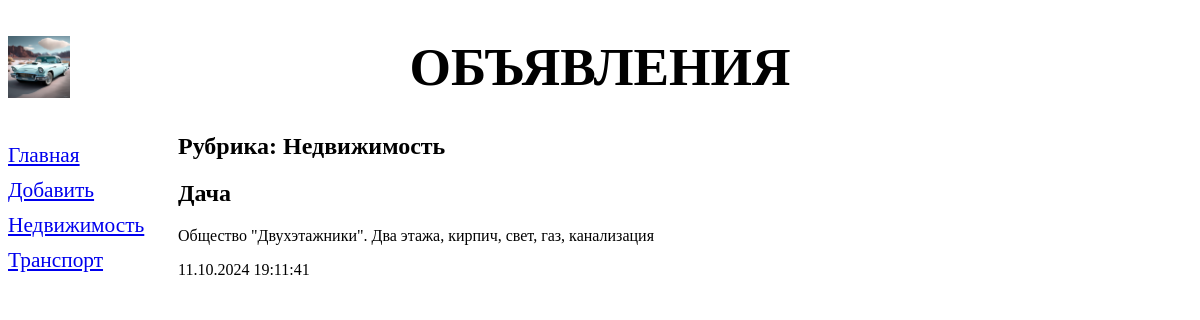
Page /bboard/1/ on the earlier database version.
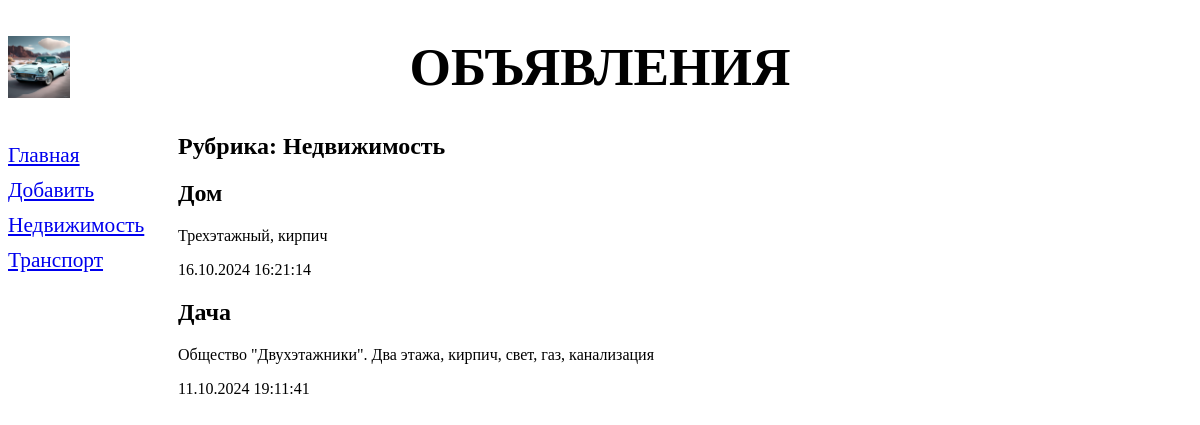
Same page on the later database version.
### bboard/models.py (models this page shows, shortened)
class Rubric(models.Model):
    name = models.CharField(max_length=20, db_index=True, verbose_name='Название')
    class Meta:
        verbose_name_plural ='Рубрики'
        verbose_name = 'Рубрика'
        ordering = ['name']

class Bb(models.Model):
    title = models.CharField(max_length=50, verbose_name='Название')
    content = models.TextField(verbose_name='Описание')
    price = models.FloatField(verbose_name='Цена')
    published = models.DateTimeField(auto_now_add=True, db_index=True, verbose_name='Опубликовано')
    rubric = models.ForeignKey('Rubric', null=True, on_delete=models.PROTECT, verbose_name='Рубрика')
    class Meta:
        verbose_name_plural = 'Объявления'
        verbose_name = 'Объявление'
        ordering = ['-published']

### bboard/views.py (the view)
# urls.py: path('<int:rubric_id>/', rubric_bbs, name='rubric_bbs'),
def rubric_bbs(request, rubric_id):
    bbs = Bb.objects.filter(rubric=rubric_id)
    rubrics = Rubric.objects.all()
    current_rubric = Rubric.objects.get(pk=rubric_id)
    context = {'bbs':bbs, 'rubrics': rubrics, 'current_rubric':current_rubric}
    return render(request,'bboard/rubric_bbs.html', context)
    """s = 'Объявления\r\n\r\n\r\n'
    for bb in Bb.objects.order_by('-published'):
        s += bb.title + '\r\n' + bb.content +'\r\n\r\n'
    return HttpResponse(s, content_type='text/plain; charset=utf-8')
"""

### bboard/templates/bboard/rubric_bbs.html (shortened to what this page needs)
{% extends "layout/basic.html" %}
{% block content %}
<h2>Рубрика: {{ current_rubric.name }}</h2>
{% for bb in bbs %}
<div>
<h2>{{ bb.title }}</h2>
<p>{{ bb.content }}</p>
<p>{{ bb.published|date:"d.m.Y H:i:s" }}</p>
</div>
{% endfor %}
{% endblock %}

### bboard/templates/layout/basic.html (shortened to what this page needs)
{% load static %}
<!DOCTYPE html>
<html>
  <head>
    <link rel="stylesheet" type="text/css" href="{% static 'bboard/style.css' %}">
  </head>
  <body>
    <header>
      <h1>Объявления</h1>
    </header>
    <nav>
      <a href="{% url 'index' %}">Главная</a>
      <a href="{% url 'add' %}">Добавить</a>
      {% for rubric in rubrics %}
      <a href="{% url 'rubric_bbs' rubric.pk %}">{{ rubric.name }}</a>
      {% endfor %}
    </nav>
    <main>{% block content %} {% endblock %}</main>
  </body>
</html>

Differences in the rows shown:
added Bb: title "Дом", content "Трехэтажный, кирпич", published "16.10.2024 16:21:14"
